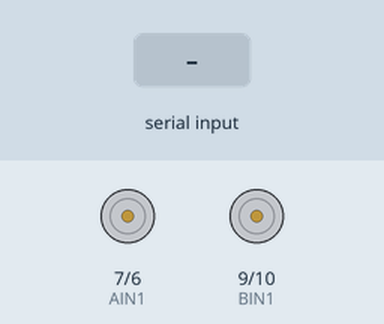
Bench run of a sketch on a simulated Arduino Uno, built with avr-gcc and run on an emulated ATmega328P. On the bench: motor-driver pin pairs drawn as motors (green arrow = first pin HIGH = forward, orange = second pin HIGH = backward, longer = more drive, scaled by the enable pin). The test bench sets the inputs (shaded band).

Above: at 1.2 s.
1.3 s: "t" received over Serial
At 2.4 s:
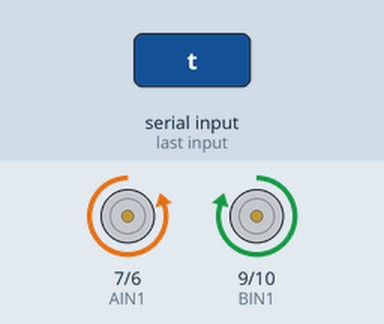
2.8 s: "u" received over Serial
At 3.6 s:
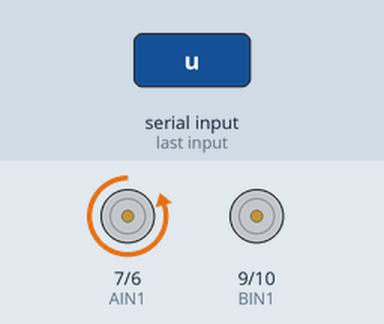
4.3 s: "v" received over Serial
At 4.7 s:
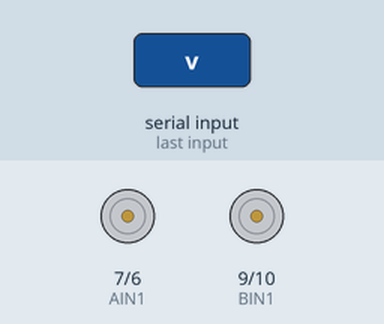
5.8 s: "w" received over Serial
At 7.0 s:
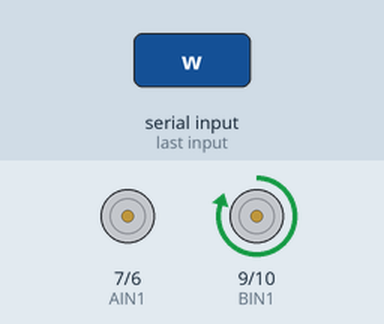
7.3 s: "x" received over Serial
At 8.2 s:
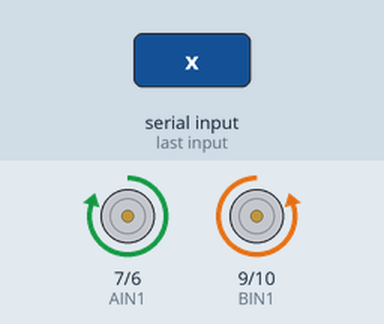
8.8 s: "v" received over Serial
At 9.3 s:
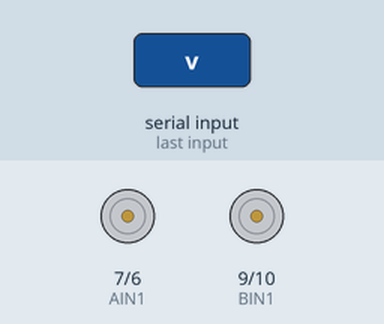
Timing chart, 0 to 11.3 s (numbered marks = the images above; inputs shaded):
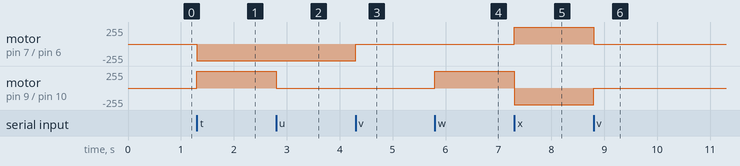

The sketch:

Auto_control_bluetooth.ino
```cpp
#define PWMA 5
#define AIN2 6
#define AIN1 7
#define STBY 8
#define BIN1 9
#define BIN2 10
#define PWMB 11

#include <avr/power.h>
#include <avr/sleep.h>

const int pinMotorA[3] = { PWMA, AIN2, AIN1 };
const int pinMotorB[3] = { PWMB, BIN1, BIN2 };

enum moverDireccion{
   adelante,
   atras
};

enum girarDireccion {
   derecha,
   izquierda
};
int velocidad = 128; //velocidad al 50%
int estado = 'c';//inicia detenido
int estadoAnterior = 'c';
int velocGiro = 64;
 /*
  * Configura los pines como salida para controlar el driver para motores tb6612
  */
void setup()
{
  /*
   * PWMA - D5
   * AIN2 - D6
   * AIN1 - D7
   * STBY - D8
   * BIN1 - D9
   * BIN2 - D10
   * PWMB - D11
   */
   pinMode(AIN2, OUTPUT);
   pinMode(AIN1, OUTPUT);
   pinMode(PWMA, OUTPUT);
   pinMode(BIN1, OUTPUT);
   pinMode(BIN2, OUTPUT);
   pinMode(PWMB, OUTPUT);
   Serial.begin(9600);
   //enableMotors();
}

void loop()
{
    if(Serial.available()>0){ // lee el bluetooth y almacena en estado
      estado = Serial.read();
    }else{
      //estado = 'c';//si no se apreta boton, se detiene
    }
    switch(estado){
      case 't':
        mover(adelante);
        break;
      case 'u':
        girar(izquierda);
        break;
      case 'v':
        detener();
        break;
      case 'w':
        girar(derecha);
        break;
      case 'x':
        mover(atras);
        break;
      case 'p':
        enableMotors();//enciende el auto
        estado = 'c';//detenido
        break;
      case 'z':
        delay(100);//delay necesario
        disableMotors();
        estado = 'c';//detenido
        sleepNow();//modo de bajo consumo
        break;
      default:
        actualizarVelocidad(estado);
        estado=estadoAnterior;
        //delay(100);
    }
    estadoAnterior = estado;
}

//Funciones que controlan el vehiculo
void mover(int direccion)
{
   if (direccion == adelante)
   {
      moverMotorAdelante(pinMotorA);
      moverMotorAdelante(pinMotorB);
   }
   else if(direccion == atras)
   {
      moverMotorAtras(pinMotorA);
      moverMotorAtras(pinMotorB);
   }
}

void girar(int direccion)
{
   if (direccion == derecha)
   {
      //moverMotorAtras(pinMotorA);
      moverMotorAdelante(pinMotorB);
      stopMotor(pinMotorA);
   }
   else if(direccion == izquierda)
   {
      moverMotorAdelante(pinMotorA);
      stopMotor(pinMotorB);
     //moverMotorAtras(pinMotorB);
   }
}

void fullStop()
{
   disableMotors();
   stopMotor(pinMotorA);
   stopMotor(pinMotorB);
}

//Funciones que controlan los motores
void moverMotorAdelante(const int pinMotor[3])
{
   digitalWrite(pinMotor[1], HIGH);
   digitalWrite(pinMotor[2], LOW);

   analogWrite(pinMotor[0], velocidad);
}

void moverMotorAtras(const int pinMotor[3])
{
   digitalWrite(pinMotor[1], LOW);
   digitalWrite(pinMotor[2], HIGH);

   analogWrite(pinMotor[0], velocidad);
}
void detener(){
  analogWrite(PWMA, 0);
  analogWrite(PWMB, 0);
}

void stopMotor(const int pinMotor[3])
{
   digitalWrite(pinMotor[1], LOW);
   digitalWrite(pinMotor[2], LOW);

   analogWrite(pinMotor[0], 0);
}

void enableMotors()
{
   digitalWrite(STBY, HIGH);
}

void disableMotors()
{
   digitalWrite(STBY, LOW);
}
/*
 * Actualiza la velocidad de los motores (valor del duty cycle del PWM) mediante el valor pasado por parametro (en porcentaje)
 */
void actualizarVelocidad(int vel){
  if(0<=vel<=100){
    velocidad = (vel*255)/100;
  }
}

void sleepNow()
{
/* Now is the time to set the sleep mode. In the Atmega8 datasheet
 * http://www.atmel.com/dyn/resources/prod_documents/doc2486.pdf on page 35
 * there is a list of sleep modes which explains which clocks and
 * wake up sources are available in which sleep modus.
 *
 * In the avr/sleep.h file, the call names of these sleep modus are to be found:
 *
 * The 5 different modes are:
 * SLEEP_MODE_IDLE -the least power savings
 * SLEEP_MODE_ADC
 * SLEEP_MODE_PWR_SAVE
 * SLEEP_MODE_STANDBY
 * SLEEP_MODE_PWR_DOWN -the most power savings
 *
 * the power reduction management <avr/power.h> is described in
 * http://www.nongnu.org/avr-libc/user-manual/group_avr_power.html
 */

    set_sleep_mode(SLEEP_MODE_IDLE); // sleep mode is set here

    sleep_enable(); // enables the sleep bit in the mcucr register
    // so sleep is possible. just a safety pin

    power_adc_disable();
    power_spi_disable();
    power_timer0_disable();
    power_timer1_disable();
    power_timer2_disable();
    power_twi_disable();

    sleep_mode(); // here the device is actually put to sleep!!

    // THE PROGRAM CONTINUES FROM HERE AFTER WAKING UP
    sleep_disable(); // first thing after waking from sleep:
    // disable sleep...

    power_all_enable();
}
```

Measured:
- after the input at 1.3 s, motor on pin 7 (AIN1) / pin 6 (AIN2): stopped → backward 252/255 at once; motor on pin 9 (BIN1) / pin 10 (BIN2): stopped → forward 252/255 at once
- after the input at 2.8 s, motor on pin 9 (BIN1) / pin 10 (BIN2): forward 252/255 → stopped at once
- after the input at 4.3 s, motor on pin 7 (AIN1) / pin 6 (AIN2): backward 252/255 → stopped at once
- after the input at 5.8 s, motor on pin 9 (BIN1) / pin 10 (BIN2): stopped → forward 252/255 at once
- after the input at 7.3 s, motor on pin 7 (AIN1) / pin 6 (AIN2): stopped → forward 252/255 at once; motor on pin 9 (BIN1) / pin 10 (BIN2): forward 252/255 → backward 252/255 at once
- after the input at 8.8 s, motor on pin 7 (AIN1) / pin 6 (AIN2): forward 252/255 → stopped at once; motor on pin 9 (BIN1) / pin 10 (BIN2): backward 252/255 → stopped at once
